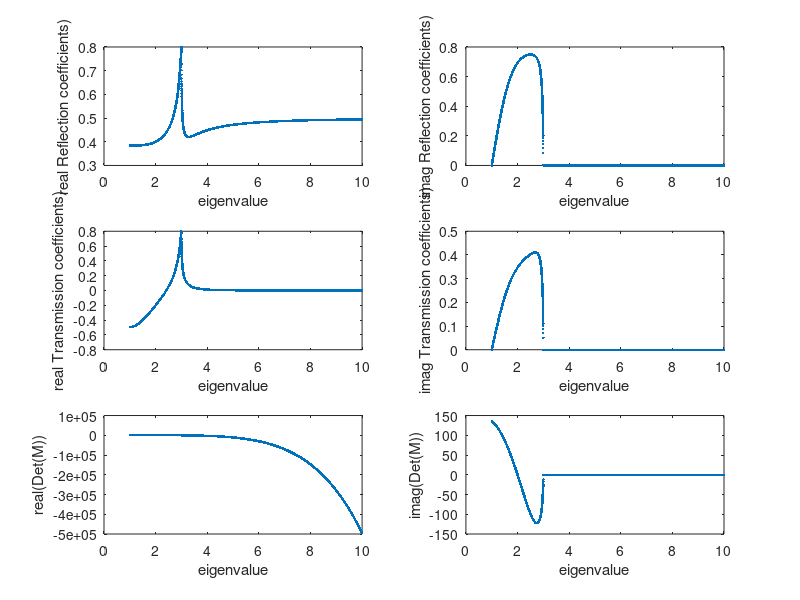

MATLAB code to generate this figure:
a=1;
b=2;
c=3;
i=1;
for L=1:0.001:10
 K=((L-a)+sqrt((a^2)-2*a*L+(L^2)-4));
 r=[K^2+(a-L)*(K^(-1)); c*K^(-1); 0];
 M=[K^2+(a-L)*K, c, 0; c*K, b-L, c*K; 0, c, a*K+K^2];
 x=r\M;
 D(i)=det(M);
 Real(i)=real(D(i));
 Imag(i)=imag(D(i));
 R(i)=x(1);
 X0(i)=x(2);
 T(i)=x(3);
 i=i+1;
 end
 
subplot(3,2,1)
L=linspace(1,10,9001);
plot(L,real(R),'.');
xlabel('eigenvalue')
ylabel('real Reflection coefficients)')

subplot(3,2,2)
plot(L,imag(R),'.');
xlabel('eigenvalue')
ylabel('imag Reflection coefficients)')

subplot(3,2,3)
plot(L,real(T),'.');
xlabel('eigenvalue')
ylabel('real Transmission coefficients)')

subplot(3,2,4)
plot(L,imag(T),'.');
xlabel('eigenvalue')
ylabel('imag Transmission coefficients)')

subplot(3,2,5)
plot(L,Real,'.');
xlabel('eigenvalue')
ylabel('real(Det(M))')

subplot(3,2,6)
plot(L,Imag,'.');
xlabel('eigenvalue')
ylabel('imag(Det(M))')